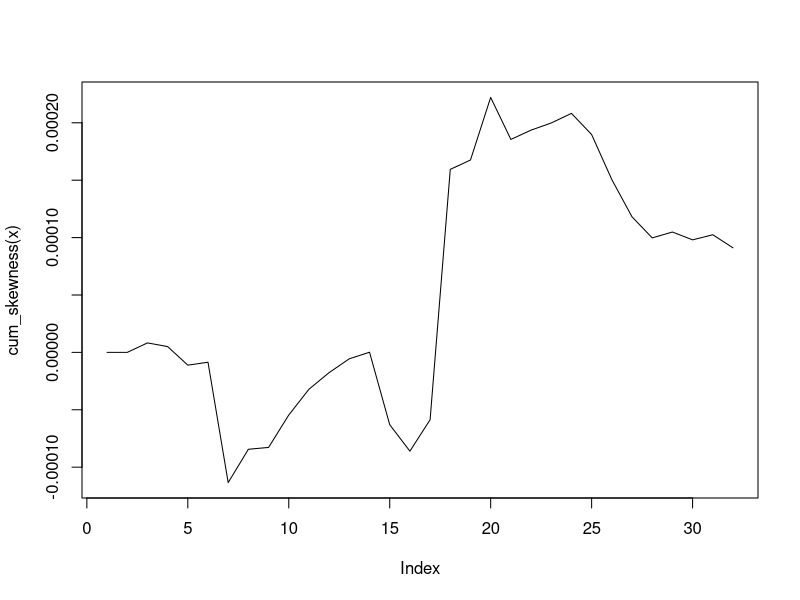

Write R code to recreate this figure.
## ---- chunk 1
cum_skewness <- function(.x){
  skewness <- function(.x){
    sqrt(length(.x)) * sum((.x - mean(.x))^3 / (sum((.x))^2)^(3/2))
  }
  sapply(seq_along(.x), function(k, z) skewness(z[1:k]), z = .x)
}
## ---- chunk 2
x <- mtcars$mpg
## ---- chunk 3
cum_skewness(x)
## ---- chunk 4
plot(cum_skewness(x), type = "l")
